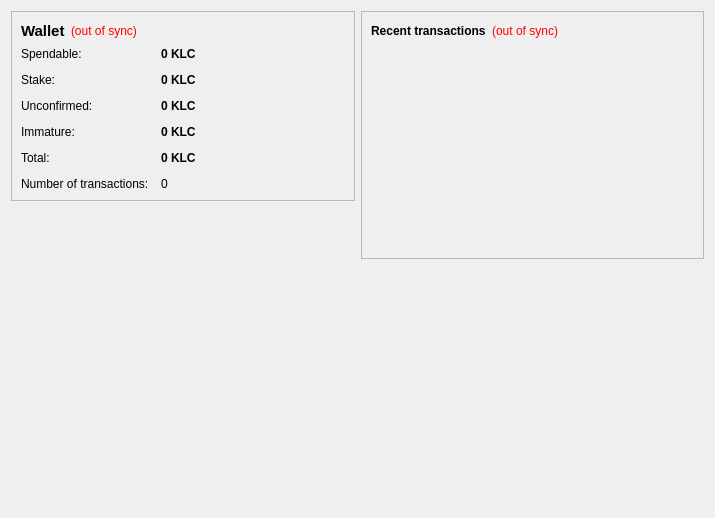
<?xml version="1.0" encoding="UTF-8"?>
<ui version="4.0">
 <class>OverviewPage</class>
 <widget class="QWidget" name="OverviewPage">
  <property name="geometry">
   <rect>
    <x>0</x>
    <y>0</y>
    <width>715</width>
    <height>518</height>
   </rect>
  </property>
  <property name="windowTitle">
   <string>Form</string>
  </property>
  <layout class="QGridLayout" name="gridLayout">
   <item row="0" column="0">
    <layout class="QVBoxLayout" name="verticalLayout_2">
     <item>
      <widget class="QFrame" name="frame">
       <property name="frameShape">
        <enum>QFrame::StyledPanel</enum>
       </property>
       <property name="frameShadow">
        <enum>QFrame::Raised</enum>
       </property>
       <layout class="QVBoxLayout" name="verticalLayout_4">
        <item>
         <layout class="QHBoxLayout" name="horizontalLayout_4">
          <item>
           <widget class="QLabel" name="label_5">
            <property name="font">
             <font>
              <pointsize>11</pointsize>
              <weight>75</weight>
              <bold>true</bold>
             </font>
            </property>
            <property name="text">
             <string>Wallet</string>
            </property>
           </widget>
          </item>
          <item>
           <widget class="QLabel" name="labelWalletStatus">
            <property name="toolTip">
             <string>The displayed information may be out of date. Your wallet automatically synchronizes with the KelleyCoin network after a connection is established, but this process has not completed yet.</string>
            </property>
            <property name="styleSheet">
             <string notr="true">QLabel { color: red; }</string>
            </property>
            <property name="text">
             <string notr="true">(out of sync)</string>
            </property>
            <property name="alignment">
             <set>Qt::AlignLeading|Qt::AlignLeft|Qt::AlignVCenter</set>
            </property>
           </widget>
          </item>
          <item>
           <spacer name="horizontalSpacer_2">
            <property name="orientation">
             <enum>Qt::Horizontal</enum>
            </property>
            <property name="sizeHint" stdset="0">
             <size>
              <width>40</width>
              <height>20</height>
             </size>
            </property>
           </spacer>
          </item>
         </layout>
        </item>
        <item>
         <layout class="QFormLayout" name="formLayout_2">
          <property name="fieldGrowthPolicy">
           <enum>QFormLayout::AllNonFixedFieldsGrow</enum>
          </property>
          <property name="horizontalSpacing">
           <number>12</number>
          </property>
          <property name="verticalSpacing">
           <number>12</number>
          </property>
          <item row="0" column="0">
           <widget class="QLabel" name="label">
            <property name="text">
             <string>Spendable:</string>
            </property>
           </widget>
          </item>
          <item row="0" column="1">
           <widget class="QLabel" name="labelBalance">
            <property name="font">
             <font>
              <weight>75</weight>
              <bold>true</bold>
             </font>
            </property>
            <property name="cursor">
             <cursorShape>IBeamCursor</cursorShape>
            </property>
            <property name="toolTip">
             <string>Your current balance</string>
            </property>
            <property name="text">
             <string notr="true">0 KLC</string>
            </property>
            <property name="textInteractionFlags">
             <set>Qt::LinksAccessibleByMouse|Qt::TextSelectableByKeyboard|Qt::TextSelectableByMouse</set>
            </property>
           </widget>
          </item>
          <item row="1" column="0">
           <widget class="QLabel" name="label_6">
            <property name="text">
             <string>Stake:</string>
            </property>
           </widget>
          </item>
          <item row="1" column="1">
           <widget class="QLabel" name="labelStake">
            <property name="font">
             <font>
              <weight>75</weight>
              <bold>true</bold>
             </font>
            </property>
            <property name="cursor">
             <cursorShape>IBeamCursor</cursorShape>
            </property>
            <property name="toolTip">
             <string>Total of coins that was staked, and do not yet count toward the current balance</string>
            </property>
            <property name="text">
             <string notr="true">0 KLC</string>
            </property>
            <property name="textInteractionFlags">
             <set>Qt::LinksAccessibleByMouse|Qt::TextSelectableByKeyboard|Qt::TextSelectableByMouse</set>
            </property>
           </widget>
          </item>
          <item row="2" column="0">
           <widget class="QLabel" name="label_3">
            <property name="text">
             <string>Unconfirmed:</string>
            </property>
           </widget>
          </item>
          <item row="2" column="1">
           <widget class="QLabel" name="labelUnconfirmed">
            <property name="font">
             <font>
              <weight>75</weight>
              <bold>true</bold>
             </font>
            </property>
            <property name="cursor">
             <cursorShape>IBeamCursor</cursorShape>
            </property>
            <property name="toolTip">
             <string>Total of transactions that have yet to be confirmed, and do not yet count toward the current balance</string>
            </property>
            <property name="text">
             <string notr="true">0 KLC</string>
            </property>
            <property name="textInteractionFlags">
             <set>Qt::LinksAccessibleByMouse|Qt::TextSelectableByKeyboard|Qt::TextSelectableByMouse</set>
            </property>
           </widget>
          </item>
          <item row="3" column="0">
           <widget class="QLabel" name="labelImmatureText">
            <property name="text">
             <string>Immature:</string>
            </property>
           </widget>
          </item>
          <item row="3" column="1">
           <widget class="QLabel" name="labelImmature">
            <property name="font">
             <font>
              <weight>75</weight>
              <bold>true</bold>
             </font>
            </property>
            <property name="toolTip">
             <string>Mined balance that has not yet matured</string>
            </property>
            <property name="text">
             <string notr="true">0 KLC</string>
            </property>
            <property name="textInteractionFlags">
             <set>Qt::LinksAccessibleByMouse|Qt::TextSelectableByKeyboard|Qt::TextSelectableByMouse</set>
            </property>
           </widget>
          </item>
          <item row="4" column="0">
           <widget class="QLabel" name="labelTotalText">
            <property name="text">
             <string>Total:</string>
            </property>
           </widget>
          </item>
          <item row="4" column="1">
           <widget class="QLabel" name="labelTotal">
            <property name="font">
             <font>
              <weight>75</weight>
              <bold>true</bold>
             </font>
            </property>
            <property name="text">
             <string notr="true">0 KLC</string>
            </property>
           </widget>
          </item>
          <item row="5" column="0">
           <widget class="QLabel" name="label_2">
            <property name="text">
             <string>Number of transactions:</string>
            </property>
           </widget>
          </item>
          <item row="5" column="1">
           <widget class="QLabel" name="labelNumTransactions">
            <property name="toolTip">
             <string>Total number of transactions in wallet</string>
            </property>
            <property name="text">
             <string notr="true">0</string>
            </property>
           </widget>
          </item>
         </layout>
        </item>
       </layout>
      </widget>
     </item>
    </layout>
   </item>
   <item row="0" column="1" rowspan="2">
    <layout class="QVBoxLayout" name="verticalLayout_3">
     <item>
      <widget class="QFrame" name="frame_2">
       <property name="frameShape">
        <enum>QFrame::StyledPanel</enum>
       </property>
       <property name="frameShadow">
        <enum>QFrame::Raised</enum>
       </property>
       <layout class="QVBoxLayout" name="verticalLayout">
        <item>
         <layout class="QHBoxLayout" name="horizontalLayout_2">
          <item>
           <widget class="QLabel" name="label_4">
            <property name="text">
             <string>&lt;b&gt;Recent transactions&lt;/b&gt;</string>
            </property>
           </widget>
          </item>
          <item>
           <widget class="QLabel" name="labelTransactionsStatus">
            <property name="toolTip">
             <string>The displayed information may be out of date. Your wallet automatically synchronizes with the KelleyCoin network after a connection is established, but this process has not completed yet.</string>
            </property>
            <property name="styleSheet">
             <string notr="true">QLabel { color: red; }</string>
            </property>
            <property name="text">
             <string notr="true">(out of sync)</string>
            </property>
            <property name="alignment">
             <set>Qt::AlignRight|Qt::AlignTrailing|Qt::AlignVCenter</set>
            </property>
           </widget>
          </item>
          <item>
           <spacer name="horizontalSpacer">
            <property name="orientation">
             <enum>Qt::Horizontal</enum>
            </property>
            <property name="sizeHint" stdset="0">
             <size>
              <width>40</width>
              <height>20</height>
             </size>
            </property>
           </spacer>
          </item>
         </layout>
        </item>
        <item>
         <widget class="QListView" name="listTransactions">
          <property name="styleSheet">
           <string notr="true">QListView { background: transparent; }</string>
          </property>
          <property name="frameShape">
           <enum>QFrame::NoFrame</enum>
          </property>
          <property name="verticalScrollBarPolicy">
           <enum>Qt::ScrollBarAlwaysOff</enum>
          </property>
          <property name="horizontalScrollBarPolicy">
           <enum>Qt::ScrollBarAlwaysOff</enum>
          </property>
          <property name="selectionMode">
           <enum>QAbstractItemView::NoSelection</enum>
          </property>
         </widget>
        </item>
       </layout>
      </widget>
     </item>
     <item>
      <spacer name="verticalSpacer_2">
       <property name="orientation">
        <enum>Qt::Vertical</enum>
       </property>
       <property name="sizeHint" stdset="0">
        <size>
         <width>20</width>
         <height>40</height>
        </size>
       </property>
      </spacer>
     </item>
    </layout>
   </item>
   <item row="1" column="0">
    <spacer name="verticalSpacer">
     <property name="orientation">
      <enum>Qt::Vertical</enum>
     </property>
     <property name="sizeHint" stdset="0">
      <size>
       <width>20</width>
       <height>40</height>
      </size>
     </property>
    </spacer>
   </item>
  </layout>
 </widget>
 <resources/>
 <connections/>
</ui>
